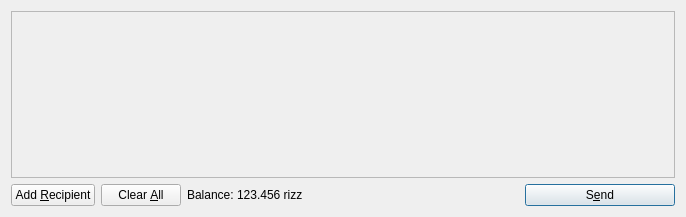
<?xml version="1.0" encoding="UTF-8"?>
<ui version="4.0">
 <class>SendCoinsDialog</class>
 <widget class="QDialog" name="SendCoinsDialog">
  <property name="geometry">
   <rect>
    <x>0</x>
    <y>0</y>
    <width>686</width>
    <height>217</height>
   </rect>
  </property>
  <property name="windowTitle">
   <string>Send Coins</string>
  </property>
  <layout class="QVBoxLayout" name="verticalLayout">
   <item>
    <widget class="QScrollArea" name="scrollArea">
     <property name="widgetResizable">
      <bool>true</bool>
     </property>
     <widget class="QWidget" name="scrollAreaWidgetContents">
      <property name="geometry">
       <rect>
        <x>0</x>
        <y>0</y>
        <width>666</width>
        <height>165</height>
       </rect>
      </property>
      <layout class="QVBoxLayout" name="verticalLayout_2">
       <property name="margin">
        <number>0</number>
       </property>
       <item>
        <layout class="QVBoxLayout" name="entries">
         <property name="spacing">
          <number>6</number>
         </property>
        </layout>
       </item>
       <item>
        <spacer name="verticalSpacer">
         <property name="orientation">
          <enum>Qt::Vertical</enum>
         </property>
         <property name="sizeHint" stdset="0">
          <size>
           <width>20</width>
           <height>40</height>
          </size>
         </property>
        </spacer>
       </item>
      </layout>
     </widget>
    </widget>
   </item>
   <item>
    <layout class="QHBoxLayout" name="horizontalLayout">
     <item>
      <widget class="QPushButton" name="addButton">
       <property name="toolTip">
        <string>Send to multiple recipients at once</string>
       </property>
       <property name="text">
        <string>Add &amp;Recipient</string>
       </property>
       <property name="icon">
        <iconset resource="../bitcoin.qrc">
         <normaloff>:/icons/add</normaloff>:/icons/add</iconset>
       </property>
       <property name="autoDefault">
        <bool>false</bool>
       </property>
      </widget>
     </item>
     <item>
      <widget class="QPushButton" name="clearButton">
       <property name="sizePolicy">
        <sizepolicy hsizetype="Minimum" vsizetype="Fixed">
         <horstretch>0</horstretch>
         <verstretch>0</verstretch>
        </sizepolicy>
       </property>
       <property name="toolTip">
        <string>Remove all transaction fields</string>
       </property>
       <property name="text">
        <string>Clear &amp;All</string>
       </property>
       <property name="icon">
        <iconset resource="../bitcoin.qrc">
         <normaloff>:/icons/remove</normaloff>:/icons/remove</iconset>
       </property>
       <property name="autoRepeatDelay">
        <number>300</number>
       </property>
       <property name="autoDefault">
        <bool>false</bool>
       </property>
      </widget>
     </item>
     <item>
      <layout class="QHBoxLayout" name="horizontalLayout_2">
       <property name="spacing">
        <number>3</number>
       </property>
       <item>
        <widget class="QLabel" name="label">
         <property name="text">
          <string>Balance:</string>
         </property>
        </widget>
       </item>
       <item>
        <widget class="QLabel" name="labelBalance">
         <property name="cursor">
          <cursorShape>IBeamCursor</cursorShape>
         </property>
         <property name="text">
          <string>123.456 rizz</string>
         </property>
         <property name="textInteractionFlags">
          <set>Qt::LinksAccessibleByMouse|Qt::TextSelectableByKeyboard|Qt::TextSelectableByMouse</set>
         </property>
        </widget>
       </item>
      </layout>
     </item>
     <item>
      <spacer name="horizontalSpacer">
       <property name="orientation">
        <enum>Qt::Horizontal</enum>
       </property>
       <property name="sizeHint" stdset="0">
        <size>
         <width>40</width>
         <height>20</height>
        </size>
       </property>
      </spacer>
     </item>
     <item>
      <widget class="QPushButton" name="sendButton">
       <property name="minimumSize">
        <size>
         <width>150</width>
         <height>0</height>
        </size>
       </property>
       <property name="toolTip">
        <string>Confirm the send action</string>
       </property>
       <property name="text">
        <string>S&amp;end</string>
       </property>
       <property name="icon">
        <iconset resource="../bitcoin.qrc">
         <normaloff>:/icons/send</normaloff>:/icons/send</iconset>
       </property>
       <property name="default">
        <bool>true</bool>
       </property>
      </widget>
     </item>
    </layout>
   </item>
  </layout>
 </widget>
 <resources>
  <include location="../bitcoin.qrc"/>
 </resources>
 <connections/>
</ui>
